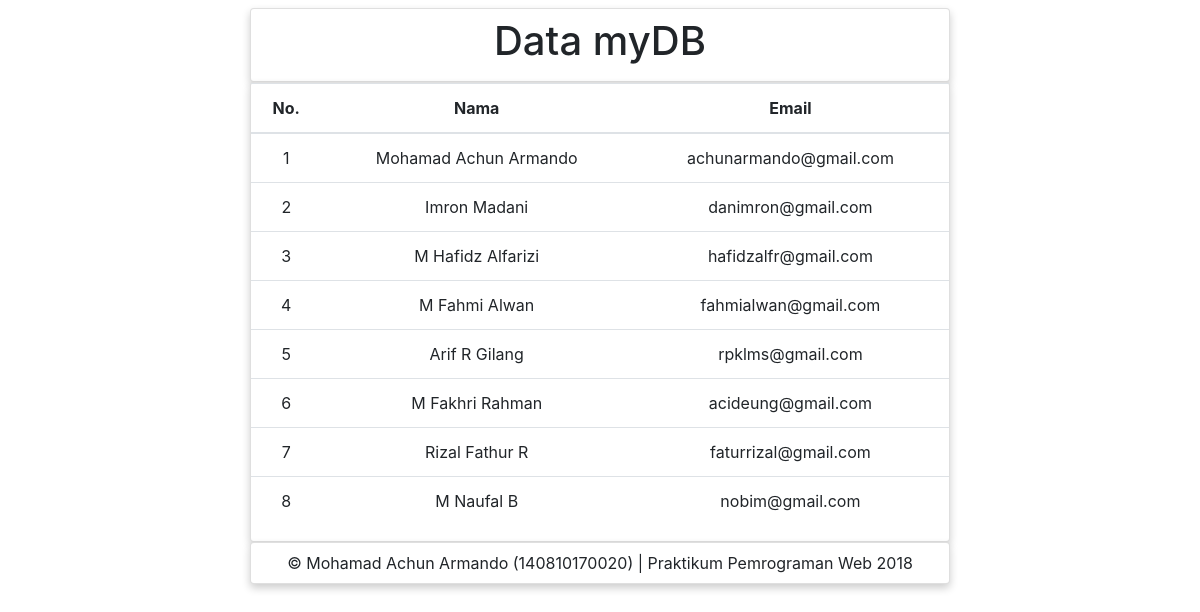
Page /Pertemuan6/index.php on the committed database.
### tables this page shows
CREATE TABLE `User` (
  `id` int(5) NOT NULL AUTO_INCREMENT,
  `name` varchar(30) NOT NULL,
  `email` varchar(40) NOT NULL,
  PRIMARY KEY (`id`)
);

### Pertemuan6/application/controllers/Home.php (called while the page is built, shortened)
<?php
class Home extends CI_Controller {
	public function index(){
		$id = $this->input->get('id');
		$this->load->model('M_home');
		$data['response'] = $this->M_home->getData($id);
		$this->load->view('home', $data);
	}
}

### Pertemuan6/index.php (called while the page is built, shortened)
<?php
require_once BASEPATH.'core/CodeIgniter.php';

### Pertemuan6/application/models/M_home.php (called while the page is built, shortened)
<?php
     class M_home extends CI_Model{
          public function getData($id = null){
               $query = $this->db->get('User');
               return $query->result_array();
          }
     }
?>

### Pertemuan6/application/views/home.php (the view, shortened to what this page needs)
<!DOCTYPE html>
<html>
  <head>
    <link rel="stylesheet" href="https://stackpath.bootstrapcdn.com/bootstrap/4.1.3/css/bootstrap.min.css">
    <link rel="stylesheet" href="assets/css/style.css">
  </head>
  <body>
    <div class="container mt-2">
         <div class="row card text-center p-2">
              <h1 class="text-center">Data myDB</h1>
         </div>
         <div class="row cardd">
              <table class="table table-hover text-center">
                <thead>
                  <tr>
                    <th>No.</th>
                    <th>Nama</th>
                    <th>Email</th>
                  </tr>
                </thead>
                <tbody>
                     <?php foreach($response as $data) {?>
                            <tr>
                              <td><?php echo $data['id'];?></td>
                              <td><?php echo $data['name'];?></td>
                              <td><?php echo $data['email'];?></td>
                            </tr>
                    <?php } ?>
                </tbody>
              </table>
         </div>
         <div class="row card text-center p-2">
              <span>&copy Mohamad Achun Armando (140810170020) | Praktikum Pemrograman Web 2018</span>
         </div>
    </div>
  </body>
</html>

### Pertemuan6/assets/css/style.css (style rules this page uses)
.container { max-width: 700px; }
.cardd { box-shadow: 0 4px 8px 0 rgba(0,0,0, 0.2); background-color: #fff; background-clip: border-box; border: 1px solid rgba(0, 0, 0, 0.125); border-radius: 0.25rem; position: relative; }
.card { box-shadow: 0 4px 8px 0 rgba(0,0,0, 0.2); }
.text-center { text-align: center; }

### rows in the picture
user: id "1", name "Mohamad Achun Armando", email "achunarmando@gmail.com"
user: id "2", name "Imron Madani", email "danimron@gmail.com"
user: id "3", name "M Hafidz Alfarizi", email "hafidzalfr@gmail.com"
user: id "4", name "M Fahmi Alwan", email "fahmialwan@gmail.com"
user: id "5", name "Arif R Gilang", email "rpklms@gmail.com"
user: id "6", name "M Fakhri Rahman", email "acideung@gmail.com"
user: id "7", name "Rizal Fathur R", email "faturrizal@gmail.com"
user: id "8", name "M Naufal B", email "nobim@gmail.com"
